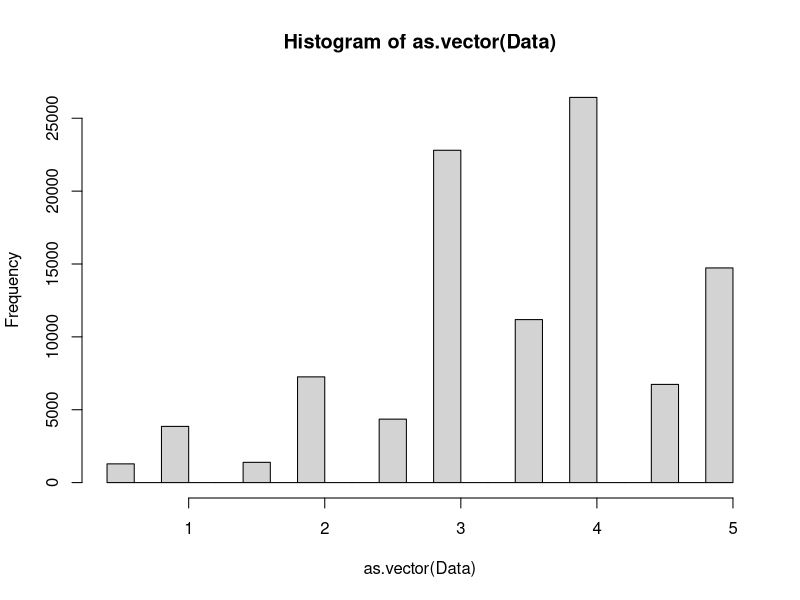
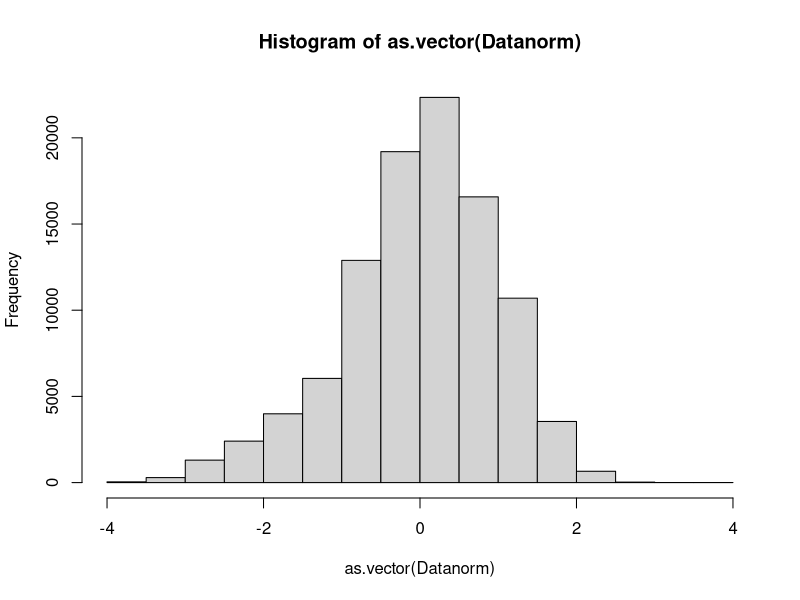

The R script that drew these images, in order: (Note: this script raises an error after producing the figures.)

# Script for ...


######## 0. Set the working environemnt

# Remove all variables from the R environment to create a fresh start
rm(list=ls())

# Set the working folder
# getwd()
# setwd("...")

# Load the ratings dataset
ratings <- read.csv("ratings.csv")
str(ratings)
length(unique(ratings$userId))  # 706
length(unique(ratings$movieId)) # 8552
sort(unique(ratings$rating))    # 0.5 1.0 1.5 2.0 2.5 3.0 3.5 4.0 4.5 5.0
# The ratings dataframe consists of 100,023 observations of 3 variables (userId, movieId, and rating)

# Users have rated from 20 to 2268 movies
max(table(ratings$userId)) # 2268
min(table(ratings$userId)) # 20
# Here is the list of users that have watched 2268 and 20 movies
which(table(ratings$userId)==2268)
which(table(ratings$userId)==20)
# Movies have from 1 to 337 ratings
max(table(ratings$movieId))
min(table(ratings$movieId))


######## 1. We can start preparing the data for the analysis

# Create an empty matrix with 706 rows (users) and 8552 (movies)
Data <- matrix(nrow=length(unique(ratings$userId)), ncol=length(unique(ratings$movieId)))
# We name the rows and columns with the unique users and movieid in the dataset
rownames(Data) <- unique(ratings$userId)
colnames(Data) <- unique(ratings$movieId)

# We can now fill in the matrix
for(i in 1:nrow(ratings))
{Data[as.character(ratings$userId[i]),as.character(ratings$movieId[i])] <- ratings$rating[i]}
dim(Data)     # 706 8552
# Visual check
hist(as.vector(Data))

# Normalize the ratings of each user so that bias is reduced (na.rm=TRUE omitts the missing values)
Datanorm <- Data - rowMeans(Data,na.rm=TRUE)
# Visual check --> we have a more symmetric rating when using normalized data
hist(as.vector(Datanorm))
 
# Split the data 
# We want to create a matrix with spl1 + spl1c rows and spl2 + spl2c columns
set.seed(1)       
spl1 <- sample(1:nrow(Data), 0.98*nrow(Data)) # spl1 has 98% of the rows
spl1c <- setdiff(1:nrow(Data),spl1)           # spl1c has the remaining ones
set.seed(2)
spl2 <- sample(1:ncol(Data), 0.8*ncol(Data))  # spl2 has 80% of the columns
spl2c <- setdiff(1:ncol(Data),spl2)           # spl2c has the rest
length(spl1)  # 691
length(spl1c) # 15
length(spl2)  # 6841
length(spl2c) # 1711


######## 2. Models

# We create three different prediction models and corresponding predicted rating matrices

# First, we initialize the matrices for the three models
Base1    <- matrix(nrow=length(spl1c), ncol=length(spl2c))
Base2    <- matrix(nrow=length(spl1c), ncol=length(spl2c))
UserPred <- matrix(nrow=length(spl1c),ncol=length(spl2c))

# Then, we make the predictions for models Base1 and Base2
#
# Base1: average out the item rating for all users in the training set (spl1)
for(i in 1:length(spl1c))  
{Base1[i,] <- colMeans(Data[spl1,spl2c], na.rm=TRUE)}
Base1[,1:10] # All rows (users) contain the same information
#
# Base2: average over the user rating for all the items in the training set (spl2)
for(j in 1:length(spl2c)) 
{Base2[,j] <- rowMeans(Data[spl1c,spl2], na.rm=TRUE)}
Base2[,1:10] # All columns (movies) contain the same information

# For the third model, we first need to calculate the correlation between users
#
# Initialize matrices
Cor <- matrix(nrow=length(spl1),ncol=1) # keeps track of the correlation between users
Order <- matrix(nrow=length(spl1c), ncol=length(spl1)) # sort users in term of decreasing correlations
#
# With this command, we create an Order matrix of dimensions 15x691, 
# where each row corresponds to neighbors of the users in the spl1c in decreasing order of Pearson correlation. 
# The NA accounts for users who have no common ratings of movies with the user.
for(i in 1:length(spl1c)){
  for(j in 1:length(spl1)){
      Cor[j] <- cor(Data[spl1c[i],spl2],Data[spl1[j],spl2],use = "pairwise.complete.obs")
      }
  V <- order(Cor, decreasing=TRUE, na.last=NA)
  Order[i,] <- c(V, rep(NA, times=length(spl1)-length(V)))
}
# Let's check the results
length(Cor)
dim(Order)
Order[,1:20]
Order[,500:520]
Order[,671:691]
#
# Now, we compute user predictions by looking at the 250 nearest neighbours 
# and averaging equally over all these user ratings in the items in spl2c
for(i in 1:length(spl1c))
{UserPred[i,] <- colMeans(Data[spl1[Order[i,1:250]],spl2c], na.rm=TRUE)}    


######## 3. Compare the model performance

# Calculate the model error
RMSEBase1    <- sqrt(..)
RMSEBase2    <- sqrt(..)
RMSEUserPred <- sqrt(..)

# Last step: we vary the neighborhood set for the third model to see whether it positively affects the results
RMSE <- rep(NA, times=490)
for(k in 10:499)
{for(i in 1:length(spl1c))
{UserPred[i,] <- colMeans(Data[spl1[Order[..]],spl2c], na.rm=TRUE)}
  RMSE[k-10] <- sqrt(..)}
plot(10:499,RMSE)
abline(h=0.931)







